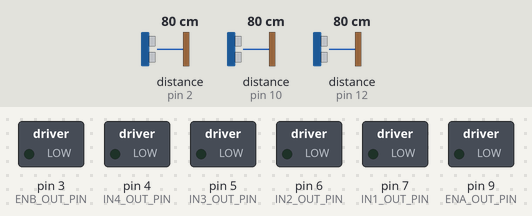
Simulated run of this program. Board: Arduino Uno, built with avr-gcc and run on an emulated ATmega328P. Shown: switched loads named in the program (green lamp = pin HIGH). The inputs (shaded band) are chosen by the test bench; at power-on: distance to the obstacle (sensors on pin 2, pin 10, pin 12) 80 cm. The echo pulse lasts 58.3 µs per cm.

Above: at 1.2 s.
1.3 s: distance to the obstacle (sensor on pin 2) set to 17 cm
2.8 s: distance to the obstacle (sensor on pin 2) set to 13 cm
At 3.9 s:
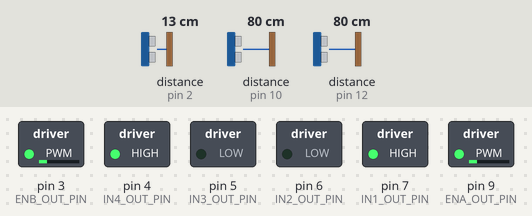
Timing chart, 0 to 5.8 s (numbered marks = the images above; inputs shaded):
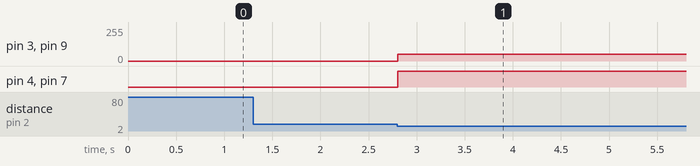

The program:

main.cpp
```cpp
#include <Arduino.h>
#include <Motor.h>
#include <HCSR04.h>

/**
 * L298N Sürücü Pinleri
 */
const int IN1_OUT_PIN = 7;
const int IN2_OUT_PIN = 6;
const int IN3_OUT_PIN = 5;
const int IN4_OUT_PIN = 4;

const int ENA_OUT_PIN = 9;
const int ENB_OUT_PIN = 3;

/**
 * Motorların hızını ayarlar.
 * (Bu değer 255 ile 0 arasında olmalıdır.)
 */
const int MOTOR_SPEED = 50;

/**
 * HCSR04 Ultrasonik Mesafe Sensörü Pinleri
 */
const int LEFT_TRIGGER_PIN = 13;
const int LEFT_ECHO_PIN = 12;
const int RIGHT_TRIGGER_PIN = 11;
const int RIGHT_ECHO_PIN = 10;
const int FRONT_TRIGGER_PIN = 8;
const int FRONT_ECHO_PIN = 2;

/**
 * Yardımcı motor kütüphanemiz.
 */
Motor LEFT_MOTOR(
    ENA_OUT_PIN,
    IN1_OUT_PIN,
    IN2_OUT_PIN,
    MOTOR_SPEED
);
Motor RIGHT_MOTOR(
    ENB_OUT_PIN,
    IN3_OUT_PIN,
    IN4_OUT_PIN,
    MOTOR_SPEED
);

// O tarafa dönmesi için minimum uzaklık.
const float MIN_DISTANCE_CM = 15.0;

/**
 * Mesafe sensörü yardımcı kütüphanesi.
 */
UltraSonicDistanceSensor LEFT_DISTANCE_SENSOR(LEFT_TRIGGER_PIN, LEFT_ECHO_PIN);
UltraSonicDistanceSensor RIGHT_DISTANCE_SENSOR(RIGHT_TRIGGER_PIN, RIGHT_ECHO_PIN);
UltraSonicDistanceSensor FRONT_DISTANCE_SENSOR(FRONT_TRIGGER_PIN, FRONT_ECHO_PIN);


void setup() {
    Serial.begin(9600);

    // L298N Pinlerini ata.
    pinMode(IN1_OUT_PIN, OUTPUT);
    pinMode(IN2_OUT_PIN, OUTPUT);
    pinMode(IN3_OUT_PIN, OUTPUT);
    pinMode(IN4_OUT_PIN, OUTPUT);
    pinMode(ENB_OUT_PIN, OUTPUT);
    pinMode(ENA_OUT_PIN, OUTPUT);
}

void loop() {
    // Uzaklık sensörlerini oku.
    bool bGoLeft  = LEFT_DISTANCE_SENSOR.measureDistanceCm() >= 0 && LEFT_DISTANCE_SENSOR.measureDistanceCm() <= MIN_DISTANCE_CM;
    bool bGoRight = RIGHT_DISTANCE_SENSOR.measureDistanceCm() >= 0 && RIGHT_DISTANCE_SENSOR.measureDistanceCm() <= MIN_DISTANCE_CM;
    bool bGoFront = FRONT_DISTANCE_SENSOR.measureDistanceCm() >= 0 && FRONT_DISTANCE_SENSOR.measureDistanceCm() <= MIN_DISTANCE_CM;

    // Önünde engel varsa ileri git.
    if (bGoFront) {
        LEFT_MOTOR.Left();
        RIGHT_MOTOR.Right();
        return;
    }

    // Önünde engel varsa sağa git.
    if (bGoRight) {
        LEFT_MOTOR.Left();
        RIGHT_MOTOR.Left();
        return;
    }

    // Önünde engel varsa sola git.
    if (bGoLeft) {
        LEFT_MOTOR.Right();
        RIGHT_MOTOR.Right();
        return;
    }
}
```

Measured:
- the behaviour switches between 16 and 15 cm on distance to the obstacle (sensor on pin 2) (found by bisection; images 0 and 1)
- after the input at 1.3 s, every drawn part: stays the same
- after the input at 2.8 s, pin 3 (ENB_OUT_PIN), pin 9 (ENA_OUT_PIN): 0/255 → 50/255 at once; pin 4 (IN4_OUT_PIN), pin 7 (IN1_OUT_PIN): LOW → HIGH at once
